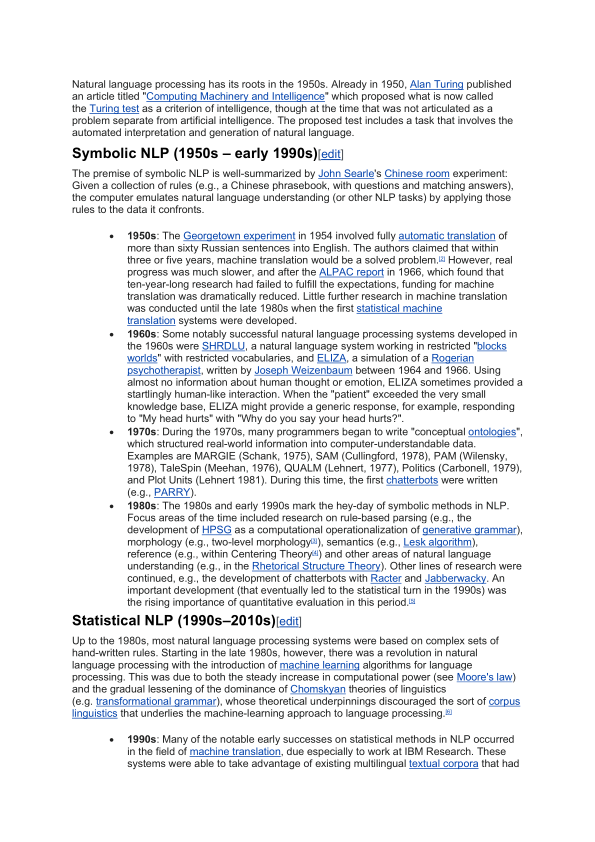
#> input picture DocumentMatching_openCv/cv1_page0.png, 595 x 842 px
$ jupyter execute --allow-errors detect_boundary_of_mismatch.ipynb
#> lines starting #> are read from the running program, lines starting #| are printed output that depends on the picture; after the words box and inside, x2 and y2 are one past the last pixel; in counts of white or black regions, pixels touching at a corner belong together
[cell 1]
#import the required libraries including OpenCV
import cv2
#image processing utility functions
#install by running - pip install imutils
import imutils
import fitz

[cell 2]
zoom = 4   # zoom factor
#> (the rest of this cell did not finish here and is left out)

[cell 3]
import fitz

pdffile = "cv1.pdf"
#> (the rest of this cell did not finish here and is left out)

[cell 4]
import fitz
i=0
pdffile = "cv1_changed.pdf"
#> (the rest of this cell did not finish here and is left out)

[cell 5]
#Grab the images you want to compare.
original = cv2.imread("cv1_page0.png")
#> original is the input picture: shape (842, 595, 3); mean B, G, R 237.6, 236.1, 235.2
new = cv2.imread("cv1__changed_page0.png")
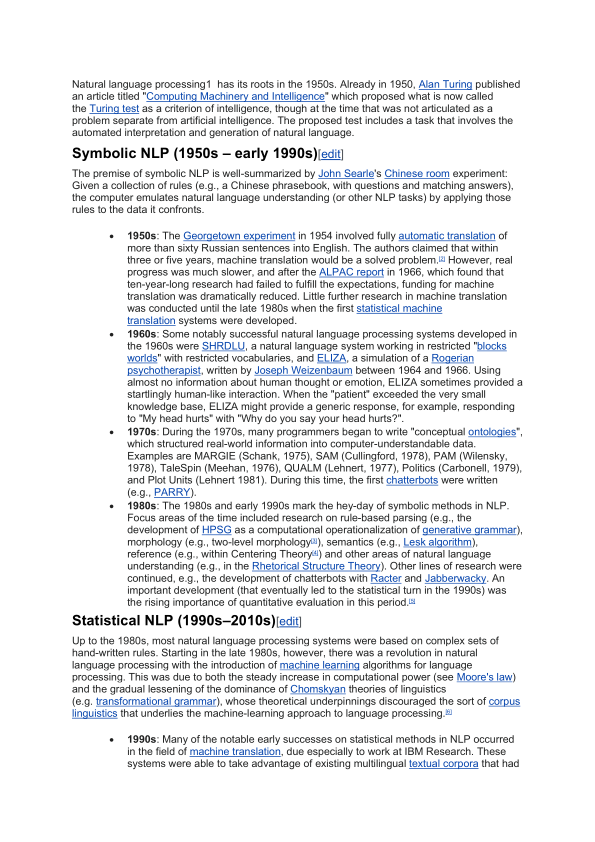
#> input picture DocumentMatching_openCv/cv1__changed_page0.png, 595 x 842 px
#> new is the input picture: shape (842, 595, 3); mean B, G, R 237.6, 236.1, 235.2
#resize the images to make them smaller. Bigger image may take a significantly
#more computing power and time
# original = imutils.resize(original, height = 600)
# new = imutils.resize(new, height = 600)

[cell 6]
#make a copy of original image so that we can store the
#difference of 2 images in the same
diff = original.copy()
cv2.absdiff(original, new, diff)

[cell 7]
#converting the difference into grascale
gray = cv2.cvtColor(diff, cv2.COLOR_BGR2GRAY)
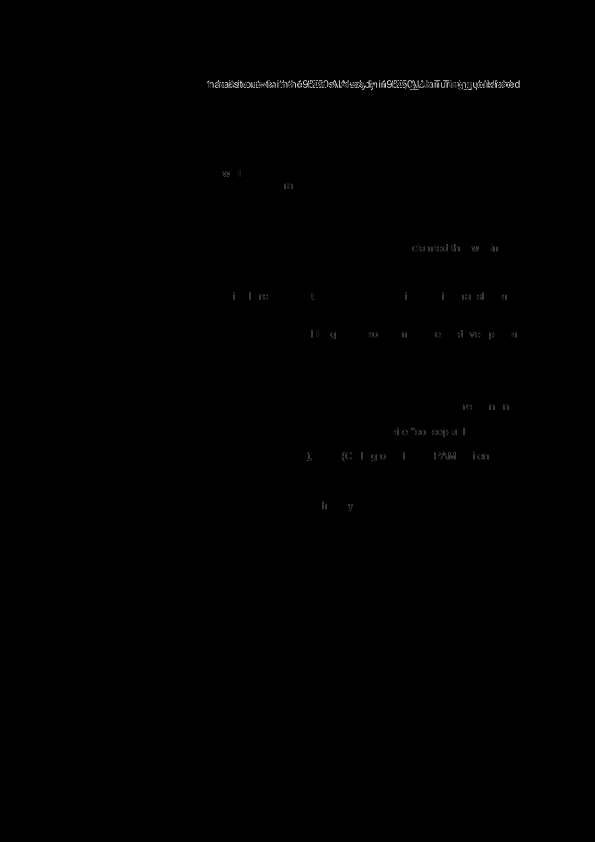
#> gray: shape (842, 595); min 0, max 216, mean 0.5

#increasing the size of differences so we can capture them all
for i in range(0, 3):
    dilated = cv2.dilate(gray.copy(), None, iterations= i+ 1)
#> this loop made 3 passes
#> pass 3, `dilated = cv2.dilate(gray.copy(), None, iterations= i+ 1)`:
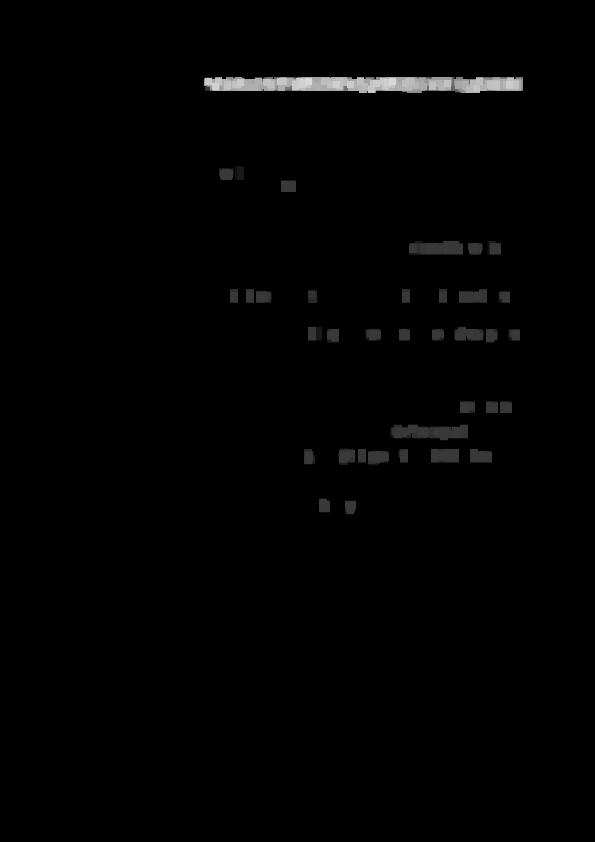
#> dilated: shape (842, 595); min 0, max 216, mean 2.3

[cell 8]
#threshold the gray image to binarise it. Anything pixel that has
#value more than 3 we are converting to white
#(remember 0 is black and 255 is absolute white)
#the image is called binarised as any value less than 3 will be 0 and
# all values equal to and more than 3 will be 255
(T, thresh) = cv2.threshold(dilated, 3, 255, cv2.THRESH_BINARY)
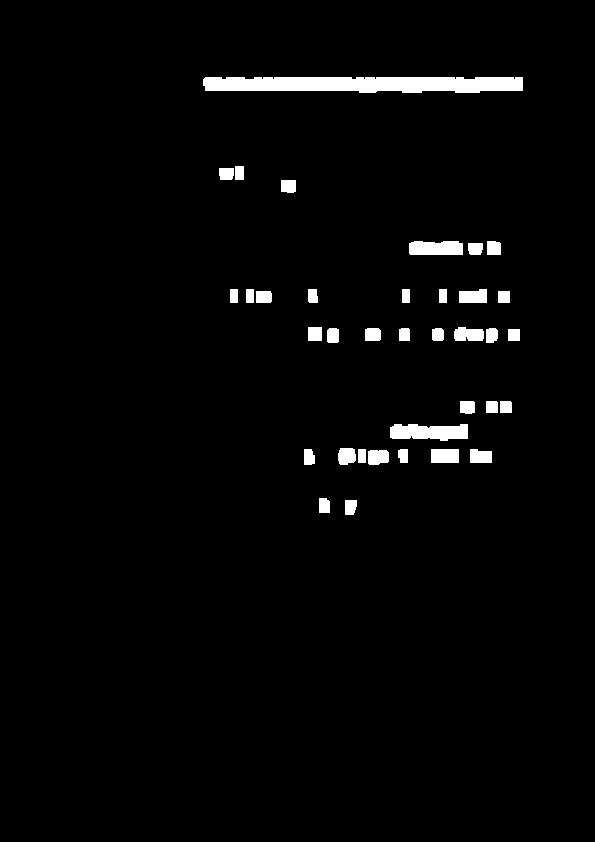
#> thresh: shape (842, 595); 2.5% white; 36 white regions

# now we need to find contours in the binarised image
cnts = cv2.findContours(thresh, cv2.RETR_LIST, cv2.CHAIN_APPROX_SIMPLE)
#> cnts = 36 contours; largest, box (x1, y1, x2, y2) and area: (203, 77, 523, 93) 4180, (390, 424, 468, 441) 972, (409, 241, 463, 255) 649, (431, 449, 459, 463) 351, (454, 327, 484, 341) 320
cnts = imutils.grab_contours(cnts)

[cell 9]
for c in cnts:
    # fit a bounding box to the contour
    (x, y, w, h) = cv2.boundingRect(c)
    cv2.rectangle(new, (x, y), (x + w, y + h), (0, 255, 0), 2)
#> this loop made 36 passes
#> (x, y, w, h) on passes 1, 2, 3, 4, 6, 8, 9, 10, 11, 12, 13, 15: (345, 500, 12, 15), (319, 498, 11, 15), (368, 450, 21, 15), (470, 449, 22, 14), (398, 449, 10, 14), (304, 449, 11, 16), (338, 448, 18, 17), (390, 424, 78, 17), (500, 401, 12, 12), (486, 401, 12, 12), (460, 401, 15, 13), (486, 328, 12, 15)
#> (c, x, y, w, h) on passes 5, 7, 14, 21, 22, 25: ([[431, 449], [431, 462], [458, 462], [458, 449]], 431, 449, 28, 14), ([[358, 449], [358, 462], [365, 462], [365, 449]], 358, 449, 8, 14), ([[508, 329], [508, 340], [519, 340], [519, 329]], 508, 329, 12, 12), ([[308, 327], [308, 340], [321, 340], [321, 327]], 308, 327, 14, 14), ([[498, 291], [498, 302], [509, 302], [509, 291]], 498, 291, 12, 12), ([[439, 289], [439, 302], [446, 302], [446, 289]], 439, 289, 8, 14)
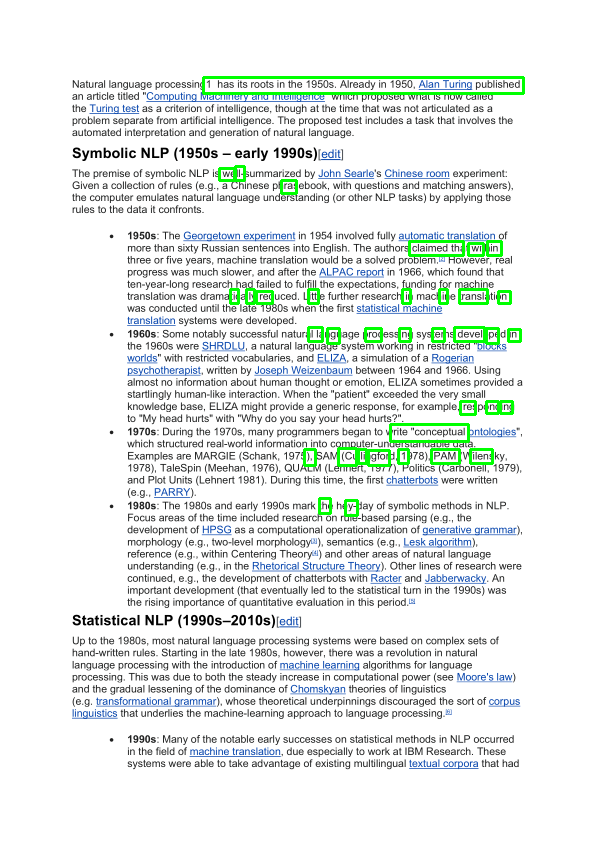
#> new: shape (842, 595, 3); 1.65% of pixels changed, all inside (x1, y1, x2, y2) = (202, 76, 525, 517)

# uncomment below 2 lines if you want to
#view the image press any key to continue
#write the identified changes to disk
cv2.imwrite("changes.png", new)
#> Out = True
